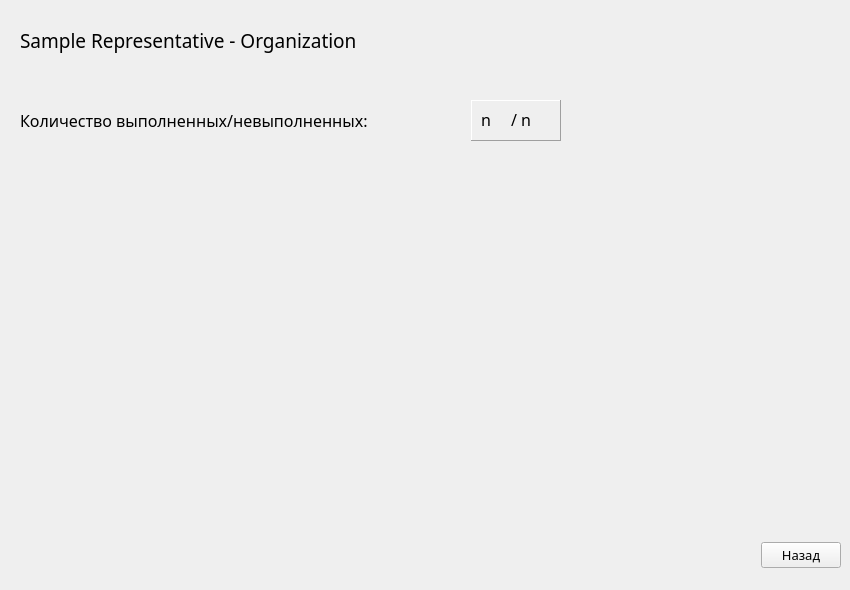
    <widget class="QWidget" name="represStatistics">
     <widget class="QLabel" name="represStatHeaderLabel">
      <property name="geometry">
       <rect>
        <x>20</x>
        <y>20</y>
        <width>451</width>
        <height>41</height>
       </rect>
      </property>
      <property name="font">
       <font>
        <family>Century Gothic</family>
        <pointsize>14</pointsize>
        <underline>false</underline>
       </font>
      </property>
      <property name="text">
       <string>Sample Representative - Organization</string>
      </property>
     </widget>
     <widget class="QWidget" name="layoutWidget">
      <property name="geometry">
       <rect>
        <x>20</x>
        <y>100</y>
        <width>541</width>
        <height>41</height>
       </rect>
      </property>
      <layout class="QHBoxLayout" name="horizontalLayout_5">
       <item>
        <widget class="QLabel" name="represStatCountLabel">
         <property name="font">
          <font>
           <family>Century Gothic</family>
           <pointsize>12</pointsize>
           <underline>false</underline>
          </font>
         </property>
         <property name="text">
          <string>Количество выполненных/невыполненных:</string>
         </property>
        </widget>
       </item>
       <item>
        <widget class="QFrame" name="frame">
         <property name="maximumSize">
          <size>
           <width>90</width>
           <height>16777215</height>
          </size>
         </property>
         <property name="frameShape">
          <enum>QFrame::Panel</enum>
         </property>
         <property name="frameShadow">
          <enum>QFrame::Raised</enum>
         </property>
         <widget class="QLabel" name="represStatDoneLabel">
          <property name="geometry">
           <rect>
            <x>10</x>
            <y>0</y>
            <width>40</width>
            <height>39</height>
           </rect>
          </property>
          <property name="maximumSize">
           <size>
            <width>40</width>
            <height>16777215</height>
           </size>
          </property>
          <property name="font">
           <font>
            <family>Century Gothic</family>
            <pointsize>12</pointsize>
            <underline>false</underline>
           </font>
          </property>
          <property name="text">
           <string>n</string>
          </property>
         </widget>
         <widget class="QLabel" name="represStatSlash">
          <property name="geometry">
           <rect>
            <x>40</x>
            <y>0</y>
            <width>16</width>
            <height>39</height>
           </rect>
          </property>
          <property name="maximumSize">
           <size>
            <width>40</width>
            <height>16777215</height>
           </size>
          </property>
          <property name="font">
           <font>
            <family>Century Gothic</family>
            <pointsize>12</pointsize>
            <underline>false</underline>
           </font>
          </property>
          <property name="text">
           <string>/</string>
          </property>
         </widget>
         <widget class="QLabel" name="represStatUndoneLabel">
          <property name="geometry">
           <rect>
            <x>50</x>
            <y>0</y>
            <width>40</width>
            <height>39</height>
           </rect>
          </property>
          <property name="maximumSize">
           <size>
            <width>40</width>
            <height>16777215</height>
           </size>
          </property>
          <property name="font">
           <font>
            <family>Century Gothic</family>
            <pointsize>12</pointsize>
            <underline>false</underline>
           </font>
          </property>
          <property name="text">
           <string>n</string>
          </property>
         </widget>
        </widget>
       </item>
      </layout>
     </widget>
     <widget class="QWidget" name="layoutWidget">
      <property name="geometry">
       <rect>
        <x>710</x>
        <y>530</y>
        <width>131</width>
        <height>51</height>
       </rect>
      </property>
      <layout class="QHBoxLayout" name="horizontalLayout_7">
       <item>
        <spacer name="horizontalSpacer_2">
         <property name="orientation">
          <enum>Qt::Horizontal</enum>
         </property>
         <property name="sizeHint" stdset="0">
          <size>
           <width>40</width>
           <height>20</height>
          </size>
         </property>
        </spacer>
       </item>
       <item>
        <widget class="QPushButton" name="represStatBackButton">
         <property name="font">
          <font>
           <family>Century Gothic</family>
           <pointsize>10</pointsize>
          </font>
         </property>
         <property name="text">
          <string>Назад</string>
         </property>
        </widget>
       </item>
      </layout>
     </widget>
    </widget>
